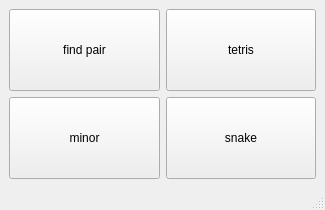
<?xml version="1.0" encoding="UTF-8"?>
<ui version="4.0">
 <class>StartWindow</class>
 <widget class="QMainWindow" name="StartWindow">
  <property name="geometry">
   <rect>
    <x>0</x>
    <y>0</y>
    <width>325</width>
    <height>210</height>
   </rect>
  </property>
  <property name="windowTitle">
   <string>MainWindow</string>
  </property>
  <widget class="QWidget" name="centralwidget">
   <layout class="QGridLayout" name="gridLayout">
    <item row="0" column="0">
     <widget class="QPushButton" name="findPairButton">
      <property name="sizePolicy">
       <sizepolicy hsizetype="Minimum" vsizetype="Expanding">
        <horstretch>0</horstretch>
        <verstretch>0</verstretch>
       </sizepolicy>
      </property>
      <property name="text">
       <string>find pair</string>
      </property>
     </widget>
    </item>
    <item row="0" column="1">
     <widget class="QPushButton" name="tetrisButton">
      <property name="sizePolicy">
       <sizepolicy hsizetype="Minimum" vsizetype="Expanding">
        <horstretch>0</horstretch>
        <verstretch>0</verstretch>
       </sizepolicy>
      </property>
      <property name="text">
       <string>tetris</string>
      </property>
     </widget>
    </item>
    <item row="1" column="0">
     <widget class="QPushButton" name="minorButton">
      <property name="sizePolicy">
       <sizepolicy hsizetype="Minimum" vsizetype="Expanding">
        <horstretch>0</horstretch>
        <verstretch>0</verstretch>
       </sizepolicy>
      </property>
      <property name="text">
       <string>minor</string>
      </property>
     </widget>
    </item>
    <item row="1" column="1">
     <widget class="QPushButton" name="snakeButton">
      <property name="sizePolicy">
       <sizepolicy hsizetype="Minimum" vsizetype="Expanding">
        <horstretch>0</horstretch>
        <verstretch>0</verstretch>
       </sizepolicy>
      </property>
      <property name="text">
       <string>snake</string>
      </property>
     </widget>
    </item>
   </layout>
  </widget>
  <widget class="QMenuBar" name="menubar">
   <property name="geometry">
    <rect>
     <x>0</x>
     <y>0</y>
     <width>325</width>
     <height>22</height>
    </rect>
   </property>
  </widget>
  <widget class="QStatusBar" name="statusbar"/>
 </widget>
 <resources/>
 <connections/>
</ui>
